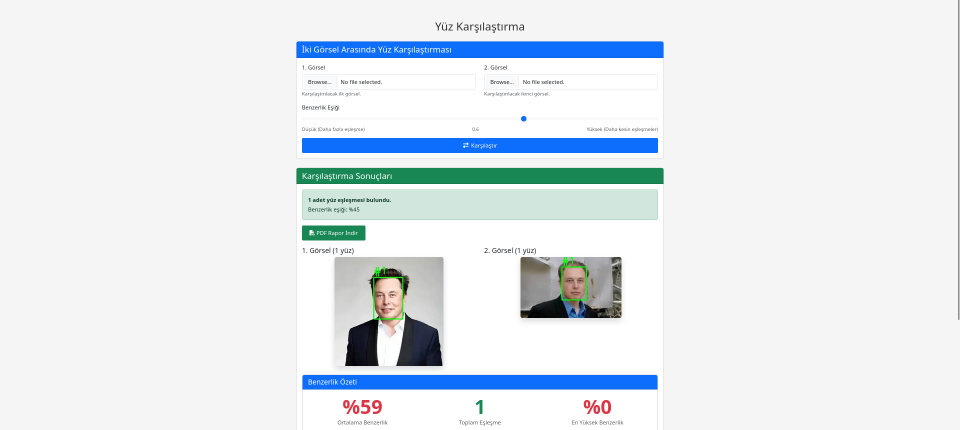
#> input picture img/face_comparsion.png, 1920 x 859 px (shown at 1/2 size)
$ python compress_tools.py ../../img/face_comparsion.png
#> lines starting #> are read from the running program, lines starting #| are printed output that depends on the picture
import cv2
import numpy as np
import PIL
import zlib
import struct
import io
import os  # Added for main block
import sys  # Added for main block
import matplotlib.pyplot as plt  # Added for visualization
from PIL import Image

SCALA_RATIO = 0.5


def compress_image(image_binary):
    """
    Compress an image using a multi-step process:
    1. Convert raw image to resized image
    2. Convert to WebP lossy format (quality=90)
    3. Apply zlib compression

    Args:
        image_binary (bytes): Raw image binary data

    Returns:
        bytes: Compressed binary data
    """
    # Convert binary to numpy array
    image_array = np.frombuffer(image_binary, np.uint8)
    image = cv2.imdecode(image_array, cv2.IMREAD_COLOR)
    if image is None:
        raise ValueError("Could not decode input image binary.")

    # Get original dimensions
    height, width = image.shape[:2]

    # Resize image
    scale_ratio = SCALA_RATIO  # You can adjust this ratio if needed
    resized_img = cv2.resize(
        image,
        (int(width * scale_ratio), int(height * scale_ratio)),
        interpolation=cv2.INTER_CUBIC,
    )

    # Convert to WebP lossy format using PIL
    pil_img = Image.fromarray(cv2.cvtColor(resized_img, cv2.COLOR_BGR2RGB))
    webp_buffer = io.BytesIO()
    # Use quality=90 (lossy) instead of lossless=True
    pil_img.save(webp_buffer, format="WEBP", quality=90)
    webp_binary = webp_buffer.getvalue()

    # Apply zlib compression
    compressed_binary = zlib.compress(webp_binary, level=9)  # Maximum compression

    return compressed_binary


def decompress_image(compressed_binary):
    """
    Decompress an image that was compressed with compress_image function

    Args:
        compressed_binary (bytes): Compressed binary data

    Returns:
        bytes: Decompressed image binary (as PNG)
    """
    # Decompress zlib
    webp_binary = zlib.decompress(compressed_binary)

    # Load WebP image (handles both lossy and lossless)
    webp_buffer = io.BytesIO(webp_binary)
    try:
        pil_img = Image.open(webp_buffer)
    except PIL.UnidentifiedImageError:
        raise ValueError("Could not decode WebP data after zlib decompression.")

    # Convert to OpenCV format (BGR)
    img_array = np.array(pil_img)
    # Ensure conversion handles different image modes (RGB, RGBA, Grayscale) from WebP
    if pil_img.mode == "RGB":
        img_array_bgr = cv2.cvtColor(img_array, cv2.COLOR_RGB2BGR)
    elif pil_img.mode == "RGBA":
        img_array_bgr = cv2.cvtColor(
            img_array, cv2.COLOR_RGBA2BGR
        )  # Convert RGBA to BGR
    elif pil_img.mode == "L":  # Grayscale
        img_array_bgr = cv2.cvtColor(
            img_array, cv2.COLOR_GRAY2BGR
        )  # Convert grayscale to BGR
    else:
        # Fallback or raise error for unsupported modes
        print(
            f"Warning: Unexpected PIL image mode '{pil_img.mode}'. Attempting direct use."
        )
        img_array_bgr = img_array

    # Encode to PNG binary for lossless comparison/output
    success, png_binary_encoded = cv2.imencode(".png", img_array_bgr)
    if not success:
        raise ValueError("Could not encode decompressed image to PNG")

    return png_binary_encoded.tobytes()


def format_size(bytes_val):
    """Helper function to format bytes into KB"""
    if bytes_val < 0:
        return "N/A"  # Handle potential errors
    return f"{bytes_val / 1024:.2f} KB"


if __name__ == "__main__":
    if len(sys.argv) != 2:
        print("Usage: python compress_tools.py <image_path>")
        sys.exit(1)

    image_path = sys.argv[1]

    if not os.path.exists(image_path):
        print(f"Error: Image file not found at '{image_path}'")
        sys.exit(1)

    try:
        # Read original image binary
        with open(image_path, "rb") as f:
            original_binary = f.read()
        original_size = len(original_binary)

        # Decode original for display
        original_img_np = np.frombuffer(original_binary, np.uint8)
        original_img_cv = cv2.imdecode(original_img_np, cv2.IMREAD_COLOR)
#> original_img_cv is the input picture: shape (859, 1920, 3); mean B, G, R 238.4, 234.1, 228
        if original_img_cv is None:
            raise ValueError("Could not decode original image for display.")
        original_img_rgb = cv2.cvtColor(
            original_img_cv, cv2.COLOR_BGR2RGB
        )  # For matplotlib
        original_height, original_width = original_img_cv.shape[:2]
#> original_height = 859; original_width = 1920

        print(f"Original Image: {image_path}")
        print(f"Original Size: {format_size(original_size)}")
        print(f"Original Dimensions: {original_height}x{original_width}")
#| Original Dimensions: 859x1920

        # --- Perform Resizing ---
        scale_ratio = 0.5  # Match the ratio used in compress_image
        resized_img_cv = cv2.resize(
            original_img_cv,
            (int(original_width * scale_ratio), int(original_height * scale_ratio)),
            interpolation=cv2.INTER_CUBIC,
        )
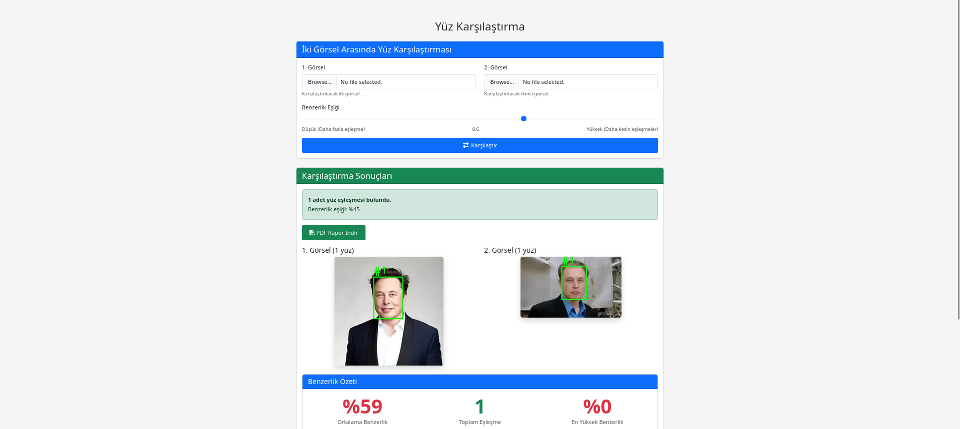
#> resized_img_cv: shape (429, 960, 3); mean B, G, R 238.2, 233.9, 227.8
        resized_img_rgb = cv2.cvtColor(
            resized_img_cv, cv2.COLOR_BGR2RGB
        )  # For matplotlib
        resized_height, resized_width = resized_img_cv.shape[:2]
#> resized_height = 429; resized_width = 960
        print(f"Resized Dimensions: {resized_height}x{resized_width}")
#| Resized Dimensions: 429x960

        # Estimate resized size by encoding to WebP (Q=90) in memory
        pil_resized_img = Image.fromarray(resized_img_rgb)  # Use RGB for PIL
        webp_q90_buffer = io.BytesIO()
        pil_resized_img.save(webp_q90_buffer, format="WEBP", quality=90)
        resized_webp_q90_size = len(webp_q90_buffer.getvalue())
        print(
            f"Estimated Resized Size (WebP Q=90): {format_size(resized_webp_q90_size)}"
        )
        # --- End Resizing and Size Estimation ---

        # Compress (using the full function: Resize -> WebP Q90 -> Zlib)
        compressed_data = compress_image(original_binary)
        compressed_size = len(compressed_data)
        print(
            f"Final Compressed Size (Resized -> WebP Q90 -> Zlib): {format_size(compressed_size)}"
        )

        # Decompress (using the full function)
        decompressed_binary = decompress_image(compressed_data)
        decompressed_size = len(decompressed_binary)  # Size of the PNG binary
#> decompressed_size = 99761
        print(f"Decompressed Size (as PNG): {format_size(decompressed_size)}")
#| Decompressed Size (as PNG): 97.42 KB

        # --- Visualization ---
        plt.figure(figsize=(12, 6))

        # Original image
        plt.subplot(1, 2, 1)
        plt.imshow(original_img_rgb)
        plt.title(
            f"Original Image\nDimensions: {original_height}x{original_width}\nFile Size: {format_size(original_size)}"
        )
        plt.axis("off")

        # Resized image
        plt.subplot(1, 2, 2)
        plt.imshow(resized_img_rgb)
        # Update title to show WebP Q90 size
        plt.title(
            f"Resized Image (Ratio: {scale_ratio})\n"
            f"Dimensions: {resized_height}x{resized_width}\n"
            f"Estimated WebP (Q=90) Size: {format_size(resized_webp_q90_size)}"
        )
        plt.axis("off")

        plt.suptitle("Image Size Comparison (Original vs Resized)")
        plt.tight_layout(
            rect=[0, 0.03, 1, 0.95]
        )  # Adjust layout to prevent title overlap
        plt.show()
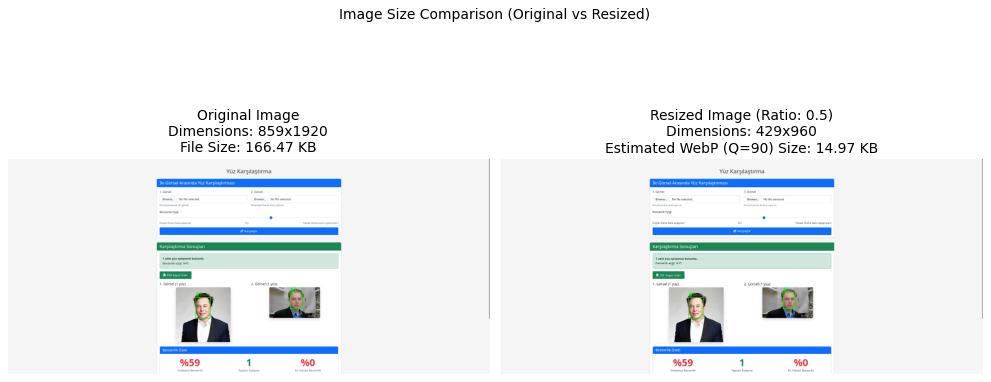
#> figure drawn by matplotlib, 2 panels
        # --- End Visualization ---

    except FileNotFoundError:
        print(f"Error: Could not find the image file: {image_path}")
    except ValueError as ve:  # Catch specific ValueErrors
        print(f"Processing Error: {ve}")
        sys.exit(1)
    except Exception as e:
        print(f"An unexpected error occurred during processing: {e}")
        import traceback

        traceback.print_exc()
        sys.exit(1)

$ run again, on img/face_serch_move_1_add_picture.png
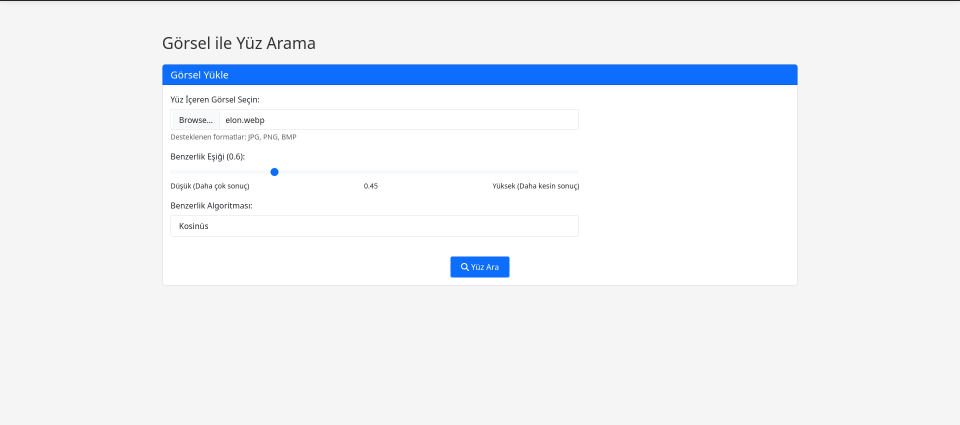
#> input picture img/face_serch_move_1_add_picture.png, 1920 x 850 px (shown at 1/2 size)
#> original_img_cv is the input picture: shape (850, 1920, 3); mean B, G, R 246.9, 241.9, 238.5
#| Original Dimensions: 850x1920
#> `resized_img_cv = cv2.resize( original_img_cv, (int(original_width * sc..`:
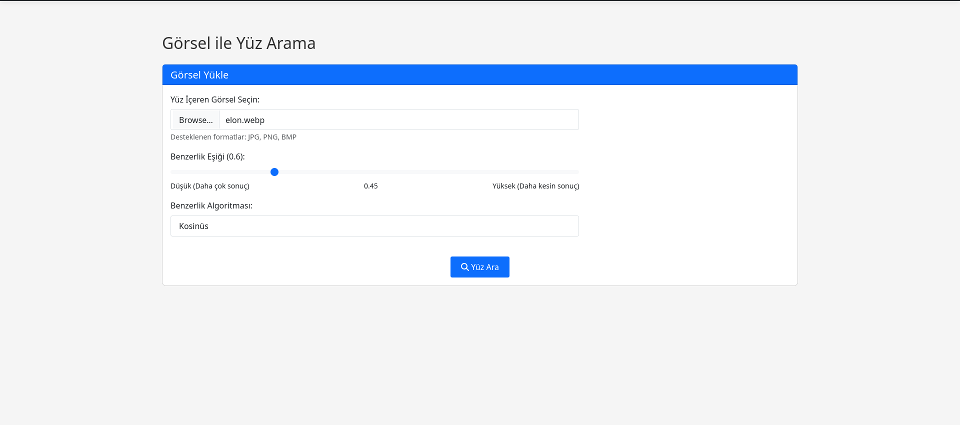
#> resized_img_cv: shape (425, 960, 3); mean B, G, R 246.8, 241.8, 238.5
#| Resized Dimensions: 425x960
#> decompressed_size = 41932
#| Decompressed Size (as PNG): 40.95 KB
#> `plt.show()`:
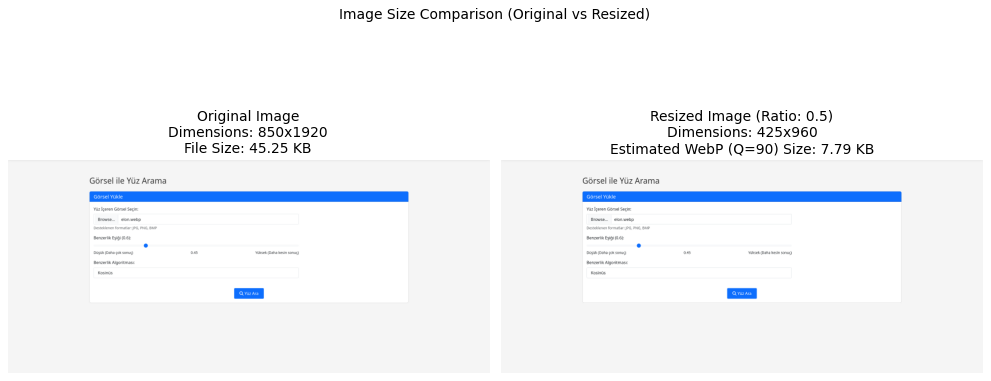
#> figure drawn by matplotlib, 2 panels

$ run again, on img/text_search_input.png
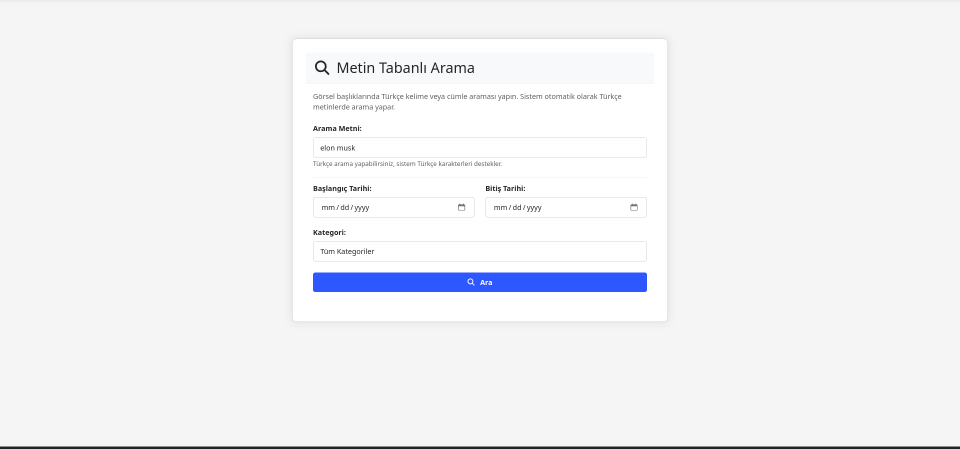
#> input picture img/text_search_input.png, 1920 x 897 px (shown at 1/2 size)
#> original_img_cv is the input picture: shape (897, 1920, 3); mean B, G, R 245.2, 242.6, 241.9
#| Original Dimensions: 897x1920
#> `resized_img_cv = cv2.resize( original_img_cv, (int(original_width * sc..`:
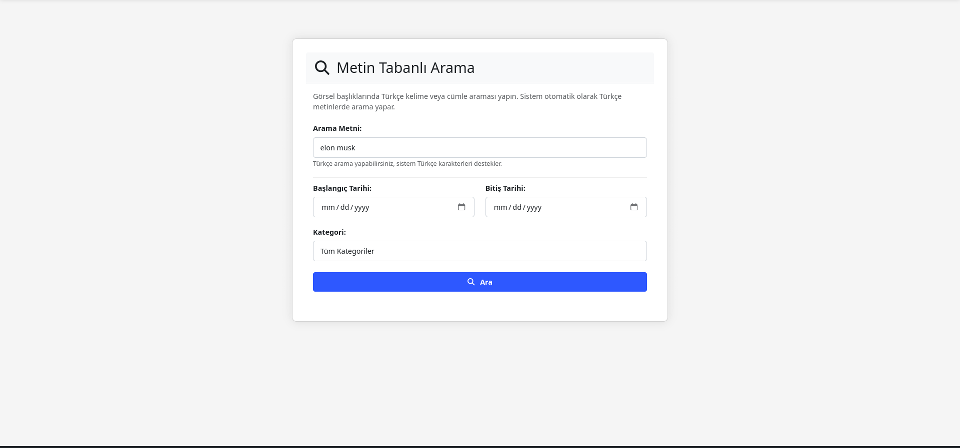
#> resized_img_cv: shape (448, 960, 3); mean B, G, R 245.1, 242.5, 241.8
#| Resized Dimensions: 448x960
#> decompressed_size = 51758
#| Decompressed Size (as PNG): 50.54 KB
#> `plt.show()`:
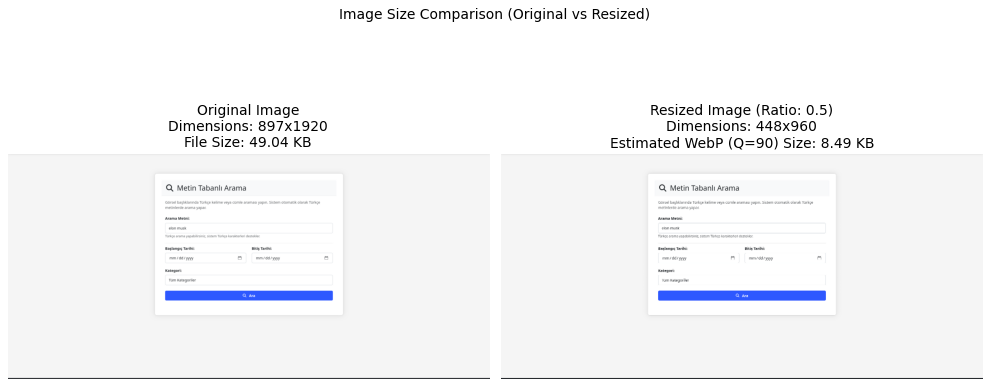
#> figure drawn by matplotlib, 2 panels

$ run again, on img/welcome_screen.png
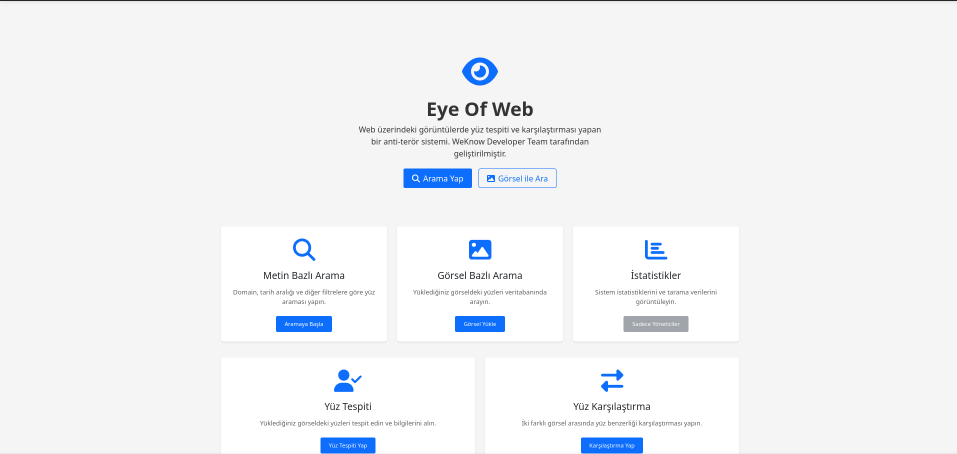
#> input picture img/welcome_screen.png, 1914 x 908 px (shown at 1/2 size)
#> original_img_cv is the input picture: shape (908, 1914, 3); mean B, G, R 245.3, 243.1, 241.6
#| Original Dimensions: 908x1914
#> `resized_img_cv = cv2.resize( original_img_cv, (int(original_width * sc..`:
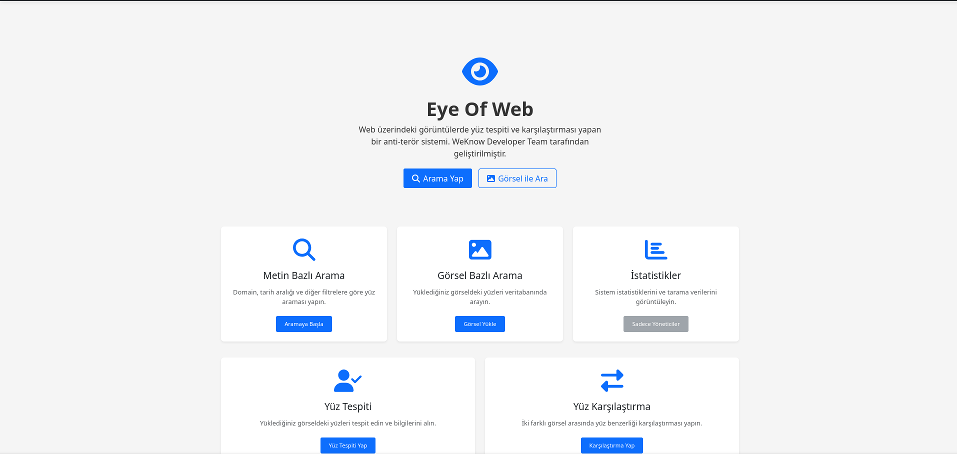
#> resized_img_cv: shape (454, 957, 3); mean B, G, R 245.2, 243, 241.5
#| Resized Dimensions: 454x957
#> decompressed_size = 88920
#| Decompressed Size (as PNG): 86.84 KB
#> `plt.show()`:
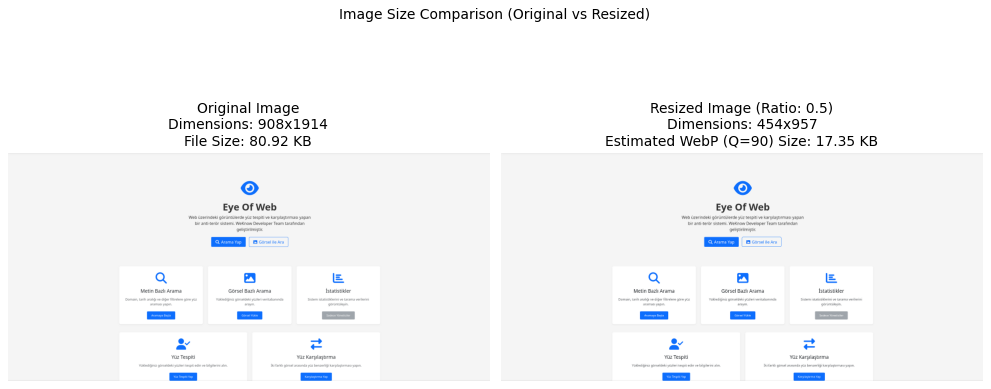
#> figure drawn by matplotlib, 2 panels
